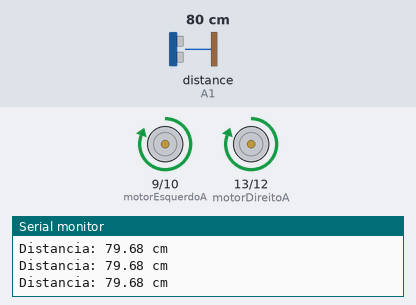
Recording of a sketch running on a simulated Arduino Uno, built with avr-gcc and run on an emulated ATmega328P. Shown: motor-driver pin pairs drawn as motors (green arrow = first pin HIGH = forward, orange = second pin HIGH = backward, longer = more drive), the last lines printed to the serial monitor. Wiring (inferred from the names in the program): ultrasonic range finder: trigger A0; echo A1. Inputs (shaded band) come from the test bench; at power-on: distance to the obstacle (sensor on A1) 80 cm. The echo pulse lasts 58.3 µs per cm.

Above: at 1.2 s.
1.3 s: distance to the obstacle (sensor on A1) set to 23 cm
2.8 s: distance to the obstacle (sensor on A1) set to 18 cm
At 3.2 s:
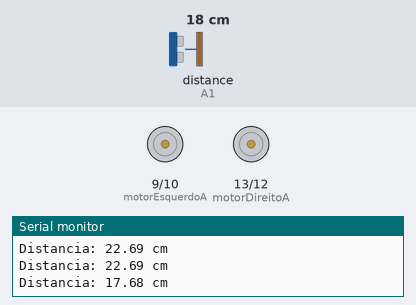
5.8 s: distance to the obstacle (sensor on A1) set to 60 cm
At 5.8 s:
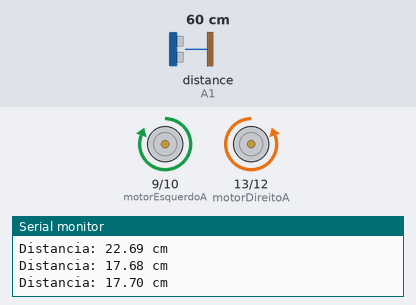
7.7 s: distance to the obstacle (sensor on A1) set to 2 cm
At 8.48 s:
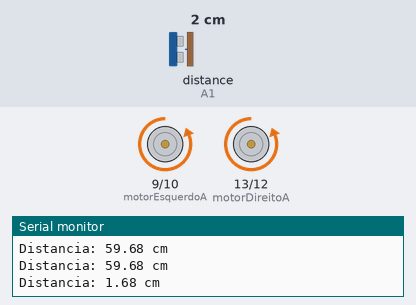
Timing chart, 0 to 11.7 s (numbered marks = the images above; inputs shaded):
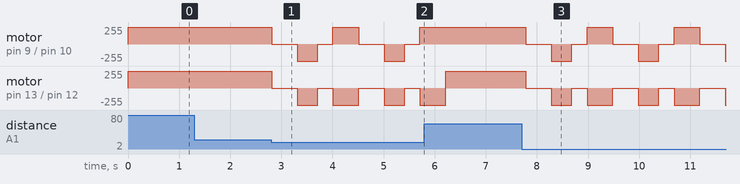

The sketch:

carrinho_desvia_obstaculos.ino
```cpp
// Projeto: Carrinho autônomo com Arduino
// Disciplina: Experimentação Orientada
// Equipe: Ana Carolina Aleixo Correa, Clarisse Holanda de Castro, Kayla Gabrielle Medeiros Alves, Levi Rocha Silva

// Definição dos pinos dos Motores
const int motorEsquerdoA = 9;
const int motorEsquerdoB = 10;
const int motorDireitoA = 13;
const int motorDireitoB = 12;

// Definição dos pinos do Sensor Ultrassônico
const int pinTrig = A0;
const int pinEcho = A1;

// Variáveis do sensor
unsigned long duracao;
float distancia;

// Distância mínima para considerar um obstáculo
const int distanciaLimite = 20;

// Tempos das manobras
const int tempoParadoAntesRe = 500;
const int tempoRe = 400;
const int tempoParadoAntesGiro = 300;
const int tempoGiro = 400;

// Intervalo entre leituras do sensor
const int intervaloLeitura = 100;

void setup() {
  // Configura os pinos dos motores como saídas
  pinMode(motorEsquerdoA, OUTPUT);
  pinMode(motorEsquerdoB, OUTPUT);
  pinMode(motorDireitoA, OUTPUT);
  pinMode(motorDireitoB, OUTPUT);

  // Configura os pinos do sensor
  pinMode(pinTrig, OUTPUT);
  pinMode(pinEcho, INPUT);

  // Inicializa a comunicação serial
  Serial.begin(9600);
}

void loop() {

  // 1. Leitura do sensor

  digitalWrite(pinTrig, LOW);
  delayMicroseconds(2);

  digitalWrite(pinTrig, HIGH);
  delayMicroseconds(10);
  digitalWrite(pinTrig, LOW);

  // Aguarda o retorno do sinal por no máximo 25 ms
  duracao = pulseIn(pinEcho, HIGH, 25000);

  distancia = (duracao * 0.0343) / 2;

  // Exibe a distância no Monitor Serial
  Serial.print("Distancia: ");
  Serial.print(distancia);
  Serial.println(" cm");

  // 2. Tomada de decisão do robô

  if (distancia <= distanciaLimite && distancia > 0) {
    // Se encontrou obstáculo
    ficarParado();
    delay(tempoParadoAntesRe);

    andarParaTras();
    delay(tempoRe);

    ficarParado();
    delay(tempoParadoAntesGiro);

    girarParaDireita();
    delay(tempoGiro);

  } else {
    // Se o caminho estiver livre
    andarParaFrente();
  }

  delay(intervaloLeitura);
}

// --- FUNÇÕES DE MOVIMENTO ---

void andarParaFrente() {
  digitalWrite(motorEsquerdoA, HIGH);
  digitalWrite(motorEsquerdoB, LOW);
  digitalWrite(motorDireitoA, HIGH);
  digitalWrite(motorDireitoB, LOW);
}

void andarParaTras() {
  digitalWrite(motorEsquerdoA, LOW);
  digitalWrite(motorEsquerdoB, HIGH);
  digitalWrite(motorDireitoA, LOW);
  digitalWrite(motorDireitoB, HIGH);
}

void girarParaDireita() {
  // Para girar para a direita:
  // motor esquerdo vai para frente e direito vai para trás
  digitalWrite(motorEsquerdoA, HIGH);
  digitalWrite(motorEsquerdoB, LOW);
  digitalWrite(motorDireitoA, LOW);
  digitalWrite(motorDireitoB, HIGH);
}

void ficarParado() {
  digitalWrite(motorEsquerdoA, LOW);
  digitalWrite(motorEsquerdoB, LOW);
  digitalWrite(motorDireitoA, LOW);
  digitalWrite(motorDireitoB, LOW);
}
```

Measured:
- the behaviour switches between 21 and 20 cm on distance to the obstacle (sensor on A1) (found by bisection; images 0 and 1)
- after the input at 5.8 s, motor on pin 9 (motorEsquerdoA) / pin 10 (motorEsquerdoB): stays forward 255/255 (without the input it goes to stopped after 0.41 s)
